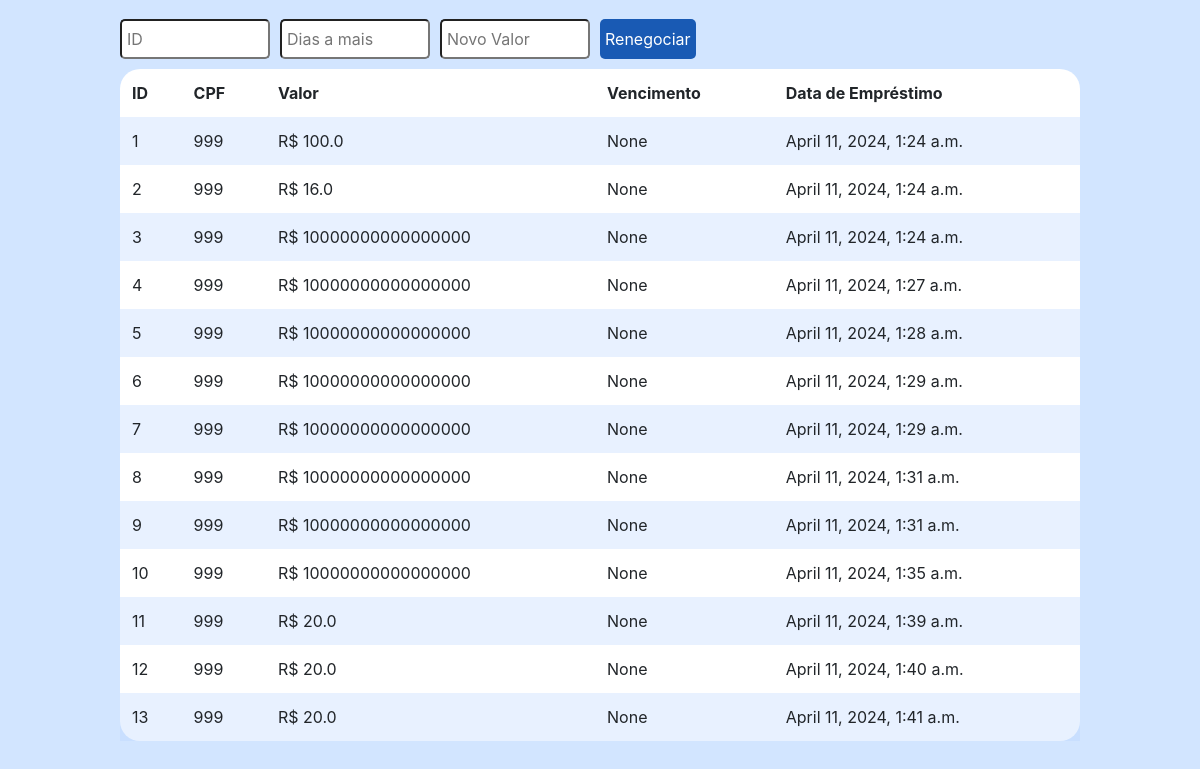
The app's page /renegociarEmprestimoPF, older data.
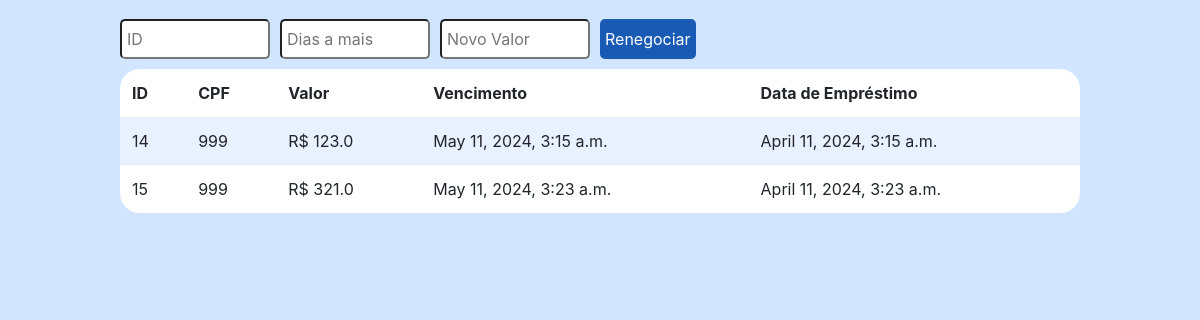
The same page, newer data.
### gtb/models.py (models this page shows, shortened)
class Emprestimo(models.Model):
    tipo               = models.CharField(max_length=64, null=False, blank=False)
    CPF_CNPJ           = models.CharField(max_length=15, null=False, blank=False)
    valor              = models.FloatField(default=0, null=False, blank=False)
    vencimento         = models.DateTimeField(default=(datetime.now() + timedelta(days=30)))
    data_de_emprestimo = models.DateTimeField(auto_now_add=True)

### gtb/viewGerentePF.py (the view)
# urls.py: path("renegociarEmprestimoPF", viewGerentePF.renegociarEmprestimoPF, name="renegociarEmprestimoPF"),
def renegociarEmprestimoPF(request):
    emprestimos = models.Emprestimo.objects.filter(tipo="pf")
    if request.method == "POST":
        valor = request.POST["valor"]
        ID = request.POST["ID"]
        dias = int(request.POST["data"])
        if ID:
            emprestimo = models.Emprestimo.objects.get(id=ID)
            if dias:
                emprestimo.vencimento += timedelta(days=dias)
                emprestimo.save()
            if valor:
                emprestimo.valor = valor
                emprestimo.save()
            messages.success(request, "Emprestimo renegociado com sucesso")
            return render(request, "gtb/renegociarEmprestimoPF.html",{
                        "emprestimos": emprestimos
                    })
        else:
            messages.error(request, "Nenhum emprestimo selecionado")
            return render(request, "gtb/renegociarEmprestimoPF.html",{
                        "emprestimos": emprestimos
                    })
    else:
        return render(request, "gtb/renegociarEmprestimoPF.html",{
                "emprestimos": emprestimos})

### gtb/templates/gtb/renegociarEmprestimoPF.html (shortened to what this page needs)
{% extends "gtb/layout.html" %}
{% load filter %}
{% load static %}
{% block head %}
    <link href="{% static 'gtb/acoes.css' %}" rel="stylesheet">
{% endblock %}
    {% block body %}
        <form action="{% url 'renegociarEmprestimoPF' %}" method="post">
            <div class="formDiv">
                <div class="divComprarAcoes">
                <input class="textoProcurarAcao" type="text" name="ID" placeholder="ID">
                <input class="textoProcurarAcao" type="text" name="data" placeholder="Dias a mais">
                <input class="textoProcurarAcao" type="number" name="valor" placeholder="Novo Valor">
                <button class="botaoProcurarAcao" type="submit" name="botaoVenderAcao">Renegociar</button>
            </div>
            <div class="tableDiv">
                <table>
                    <thead>
                        <tr>
                            <th>ID</th>
                            <th>CPF</th>
                            <th>Valor</th>
                            <th>Vencimento</th>
                            <th>Data de Empréstimo</th>
                        </tr>
                    </thead>
                    <tbody>
                        {% for emprestimo in emprestimos %}
                            <tr>
                                <td>{{ emprestimo.id }}</td>
                                <td>{{ emprestimo.CPF_CNPJ }}</td>
                                <td>R$ {{ emprestimo.valor }}</td>
                                <td>{{ emprestimo.vencimento }}</td>
                                <td>{{ emprestimo.data_de_emprestimo }}</td>
                            </tr>
                        {% endfor %}
                    </tbody>
                </table>
            </div>
        </div>
    </form>
{% endblock %}

Row changes from the older to the newer data that the page shows:
removed Emprestimo: id "1", CPF_CNPJ "999", valor "100.0", vencimento "None", data_de_emprestimo "April 11, 2024, 1:24 a.m."
removed Emprestimo: id "2", CPF_CNPJ "999", valor "16.0", vencimento "None", data_de_emprestimo "April 11, 2024, 1:24 a.m."
removed Emprestimo: id "3", CPF_CNPJ "999", valor "10000000000000000", vencimento "None", data_de_emprestimo "April 11, 2024, 1:24 a.m."
removed Emprestimo: id "4", CPF_CNPJ "999", valor "10000000000000000", vencimento "None", data_de_emprestimo "April 11, 2024, 1:27 a.m."
removed Emprestimo: id "5", CPF_CNPJ "999", valor "10000000000000000", vencimento "None", data_de_emprestimo "April 11, 2024, 1:28 a.m."
removed Emprestimo: id "6", CPF_CNPJ "999", valor "10000000000000000", vencimento "None", data_de_emprestimo "April 11, 2024, 1:29 a.m."
removed Emprestimo: id "7", CPF_CNPJ "999", valor "10000000000000000", vencimento "None", data_de_emprestimo "April 11, 2024, 1:29 a.m."
removed Emprestimo: id "8", CPF_CNPJ "999", valor "10000000000000000", vencimento "None", data_de_emprestimo "April 11, 2024, 1:31 a.m."
removed Emprestimo: id "9", CPF_CNPJ "999", valor "10000000000000000", vencimento "None", data_de_emprestimo "April 11, 2024, 1:31 a.m."
removed Emprestimo: id "10", CPF_CNPJ "999", valor "10000000000000000", vencimento "None", data_de_emprestimo "April 11, 2024, 1:35 a.m."
removed Emprestimo: id "11", CPF_CNPJ "999", valor "20.0", vencimento "None", data_de_emprestimo "April 11, 2024, 1:39 a.m."
removed Emprestimo: id "12", CPF_CNPJ "999", valor "20.0", vencimento "None", data_de_emprestimo "April 11, 2024, 1:40 a.m."
removed Emprestimo: id "13", CPF_CNPJ "999", valor "20.0", vencimento "None", data_de_emprestimo "April 11, 2024, 1:41 a.m."
added Emprestimo: id "14", CPF_CNPJ "999", valor "123.0", vencimento "May 11, 2024, 3:15 a.m.", data_de_emprestimo "April 11, 2024, 3:15 a.m."
added Emprestimo: id "15", CPF_CNPJ "999", valor "321.0", vencimento "May 11, 2024, 3:23 a.m.", data_de_emprestimo "April 11, 2024, 3:23 a.m."
